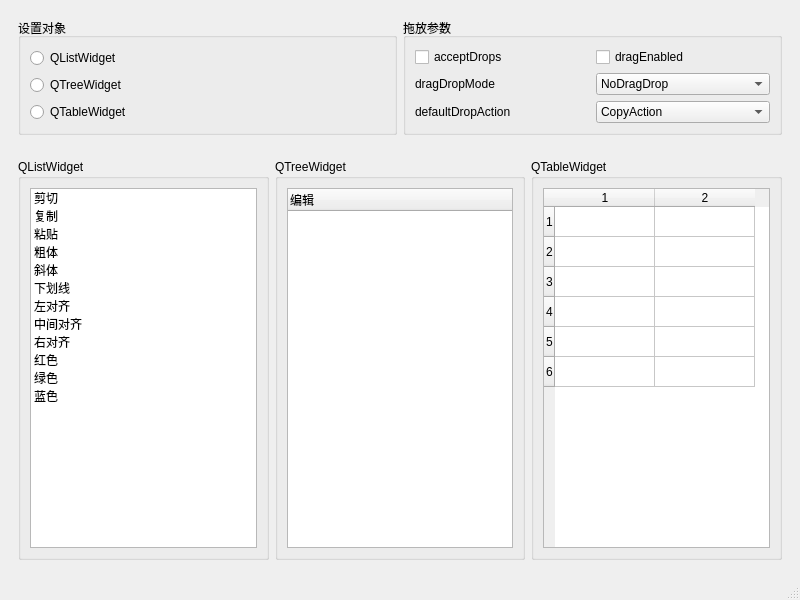
<?xml version="1.0" encoding="UTF-8"?>
<ui version="4.0">
 <class>MainWindow</class>
 <widget class="QMainWindow" name="MainWindow">
  <property name="geometry">
   <rect>
    <x>0</x>
    <y>0</y>
    <width>800</width>
    <height>600</height>
   </rect>
  </property>
  <property name="windowTitle">
   <string>MainWindow</string>
  </property>
  <widget class="QWidget" name="W_Central">
   <layout class="QVBoxLayout" name="verticalLayout_5">
    <item>
     <widget class="QWidget" name="widget" native="true">
      <layout class="QHBoxLayout" name="horizontalLayout">
       <item>
        <widget class="QGroupBox" name="groupBox_4">
         <property name="title">
          <string>设置对象</string>
         </property>
         <layout class="QVBoxLayout" name="verticalLayout_4">
          <item>
           <widget class="QRadioButton" name="RB_QListWidget">
            <property name="text">
             <string>QListWidget</string>
            </property>
           </widget>
          </item>
          <item>
           <widget class="QRadioButton" name="RB_QTreeWidget">
            <property name="text">
             <string>QTreeWidget</string>
            </property>
           </widget>
          </item>
          <item>
           <widget class="QRadioButton" name="RB_QTableWidget">
            <property name="text">
             <string>QTableWidget</string>
            </property>
           </widget>
          </item>
         </layout>
        </widget>
       </item>
       <item>
        <widget class="QGroupBox" name="groupBox_5">
         <property name="title">
          <string>拖放参数</string>
         </property>
         <layout class="QGridLayout" name="gridLayout">
          <item row="0" column="0">
           <widget class="QCheckBox" name="CB_AcceptDrops">
            <property name="text">
             <string>acceptDrops</string>
            </property>
           </widget>
          </item>
          <item row="0" column="1">
           <widget class="QCheckBox" name="CB_DragEnabled">
            <property name="text">
             <string>dragEnabled</string>
            </property>
           </widget>
          </item>
          <item row="1" column="0">
           <widget class="QLabel" name="L_DragDropMode">
            <property name="text">
             <string>dragDropMode</string>
            </property>
           </widget>
          </item>
          <item row="1" column="1">
           <widget class="QComboBox" name="CB_DragDropMode">
            <item>
             <property name="text">
              <string>NoDragDrop</string>
             </property>
            </item>
            <item>
             <property name="text">
              <string>DragOnly</string>
             </property>
            </item>
            <item>
             <property name="text">
              <string>DropOnly</string>
             </property>
            </item>
            <item>
             <property name="text">
              <string>DragDrop</string>
             </property>
            </item>
            <item>
             <property name="text">
              <string>InternalMode</string>
             </property>
            </item>
           </widget>
          </item>
          <item row="2" column="0">
           <widget class="QLabel" name="L_DefaultDropAction">
            <property name="text">
             <string>defaultDropAction</string>
            </property>
           </widget>
          </item>
          <item row="2" column="1">
           <widget class="QComboBox" name="CB_DefaultDropAction">
            <item>
             <property name="text">
              <string>CopyAction</string>
             </property>
            </item>
            <item>
             <property name="text">
              <string>MoveAction</string>
             </property>
            </item>
            <item>
             <property name="text">
              <string>LinkAction</string>
             </property>
            </item>
            <item>
             <property name="text">
              <string>IgnoreAction</string>
             </property>
            </item>
           </widget>
          </item>
         </layout>
        </widget>
       </item>
      </layout>
     </widget>
    </item>
    <item>
     <widget class="QWidget" name="widget_2" native="true">
      <layout class="QHBoxLayout" name="horizontalLayout_2">
       <item>
        <widget class="QGroupBox" name="groupBox">
         <property name="title">
          <string>QListWidget</string>
         </property>
         <layout class="QVBoxLayout" name="verticalLayout">
          <item>
           <widget class="QListWidget" name="LW_List">
            <item>
             <property name="text">
              <string>剪切</string>
             </property>
             <property name="icon">
              <iconset resource="images.qrc">
               <normaloff>:/images/200.bmp</normaloff>:/images/200.bmp</iconset>
             </property>
            </item>
            <item>
             <property name="text">
              <string>复制</string>
             </property>
             <property name="icon">
              <iconset resource="images.qrc">
               <normaloff>:/images/202.bmp</normaloff>:/images/202.bmp</iconset>
             </property>
            </item>
            <item>
             <property name="text">
              <string>粘贴</string>
             </property>
             <property name="icon">
              <iconset resource="images.qrc">
               <normaloff>:/images/204.bmp</normaloff>:/images/204.bmp</iconset>
             </property>
            </item>
            <item>
             <property name="text">
              <string>粗体</string>
             </property>
             <property name="icon">
              <iconset resource="images.qrc">
               <normaloff>:/images/500.bmp</normaloff>:/images/500.bmp</iconset>
             </property>
            </item>
            <item>
             <property name="text">
              <string>斜体</string>
             </property>
             <property name="icon">
              <iconset resource="images.qrc">
               <normaloff>:/images/502.bmp</normaloff>:/images/502.bmp</iconset>
             </property>
            </item>
            <item>
             <property name="text">
              <string>下划线</string>
             </property>
             <property name="icon">
              <iconset resource="images.qrc">
               <normaloff>:/images/504.bmp</normaloff>:/images/504.bmp</iconset>
             </property>
            </item>
            <item>
             <property name="text">
              <string>左对齐</string>
             </property>
             <property name="icon">
              <iconset resource="images.qrc">
               <normaloff>:/images/508.bmp</normaloff>:/images/508.bmp</iconset>
             </property>
            </item>
            <item>
             <property name="text">
              <string>中间对齐</string>
             </property>
             <property name="icon">
              <iconset resource="images.qrc">
               <normaloff>:/images/510.bmp</normaloff>:/images/510.bmp</iconset>
             </property>
            </item>
            <item>
             <property name="text">
              <string>右对齐</string>
             </property>
             <property name="icon">
              <iconset resource="images.qrc">
               <normaloff>:/images/512.bmp</normaloff>:/images/512.bmp</iconset>
             </property>
            </item>
            <item>
             <property name="text">
              <string>红色</string>
             </property>
             <property name="icon">
              <iconset resource="images.qrc">
               <normaloff>:/images/718.bmp</normaloff>:/images/718.bmp</iconset>
             </property>
            </item>
            <item>
             <property name="text">
              <string>绿色</string>
             </property>
             <property name="icon">
              <iconset resource="images.qrc">
               <normaloff>:/images/724.bmp</normaloff>:/images/724.bmp</iconset>
             </property>
            </item>
            <item>
             <property name="text">
              <string>蓝色</string>
             </property>
             <property name="icon">
              <iconset resource="images.qrc">
               <normaloff>:/images/728.bmp</normaloff>:/images/728.bmp</iconset>
             </property>
            </item>
           </widget>
          </item>
         </layout>
        </widget>
       </item>
       <item>
        <widget class="QGroupBox" name="groupBox_2">
         <property name="title">
          <string>QTreeWidget</string>
         </property>
         <layout class="QVBoxLayout" name="verticalLayout_2">
          <item>
           <widget class="QTreeWidget" name="TW_Tree">
            <column>
             <property name="text">
              <string>编辑</string>
             </property>
            </column>
           </widget>
          </item>
         </layout>
        </widget>
       </item>
       <item>
        <widget class="QGroupBox" name="groupBox_3">
         <property name="title">
          <string>QTableWidget</string>
         </property>
         <layout class="QVBoxLayout" name="verticalLayout_3">
          <item>
           <widget class="QTableWidget" name="TW_Table">
            <row>
             <property name="text">
              <string>1</string>
             </property>
            </row>
            <row>
             <property name="text">
              <string>2</string>
             </property>
            </row>
            <row>
             <property name="text">
              <string>3</string>
             </property>
            </row>
            <row>
             <property name="text">
              <string>4</string>
             </property>
            </row>
            <row>
             <property name="text">
              <string>5</string>
             </property>
            </row>
            <row>
             <property name="text">
              <string>6</string>
             </property>
            </row>
            <column>
             <property name="text">
              <string>1</string>
             </property>
            </column>
            <column>
             <property name="text">
              <string>2</string>
             </property>
            </column>
           </widget>
          </item>
         </layout>
        </widget>
       </item>
      </layout>
     </widget>
    </item>
   </layout>
  </widget>
  <widget class="QMenuBar" name="menubar">
   <property name="geometry">
    <rect>
     <x>0</x>
     <y>0</y>
     <width>800</width>
     <height>30</height>
    </rect>
   </property>
  </widget>
  <widget class="QStatusBar" name="statusbar"/>
 </widget>
 <resources>
  <include location="images.qrc"/>
 </resources>
 <connections/>
</ui>
